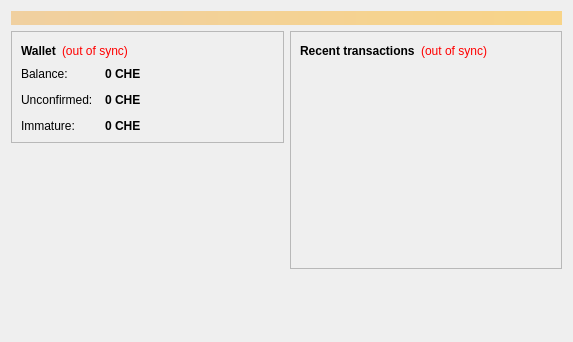
<?xml version="1.0" encoding="UTF-8"?>
<ui version="4.0">
 <class>OverviewPage</class>
 <widget class="QWidget" name="OverviewPage">
  <property name="geometry">
   <rect>
    <x>0</x>
    <y>0</y>
    <width>573</width>
    <height>342</height>
   </rect>
  </property>
  <property name="windowTitle">
   <string>Form</string>
  </property>
  <layout class="QVBoxLayout" name="topLayout">
   <item>
    <widget class="QLabel" name="labelAlerts">
     <property name="visible">
      <bool>false</bool>
     </property>
     <property name="styleSheet">
      <string notr="true">background-color: qlineargradient(x1: 0, y1: 0, x2: 1, y2: 0, stop:0 #F0D0A0, stop:1 #F8D488); color:#000000;</string>
     </property>
     <property name="wordWrap">
      <bool>true</bool>
     </property>
     <property name="margin">
      <number>3</number>
     </property>
    </widget>
   </item>
   <item>
    <layout class="QHBoxLayout" name="horizontalLayout" stretch="1,1">
     <item>
      <layout class="QVBoxLayout" name="verticalLayout_2">
       <item>
        <widget class="QFrame" name="frame">
         <property name="frameShape">
          <enum>QFrame::StyledPanel</enum>
         </property>
         <property name="frameShadow">
          <enum>QFrame::Raised</enum>
         </property>
         <layout class="QVBoxLayout" name="verticalLayout_4">
          <item>
           <layout class="QHBoxLayout" name="horizontalLayout_4">
            <item>
             <widget class="QLabel" name="label_5">
              <property name="font">
               <font>
                <weight>75</weight>
                <bold>true</bold>
               </font>
              </property>
              <property name="text">
               <string>Wallet</string>
              </property>
             </widget>
            </item>
            <item>
             <widget class="QLabel" name="labelWalletStatus">
              <property name="toolTip">
               <string>The displayed information may be out of date. Your wallet automatically synchronizes with the Litecoin network after a connection is established, but this process has not completed yet.</string>
              </property>
              <property name="styleSheet">
               <string notr="true">QLabel { color: red; }</string>
              </property>
              <property name="text">
               <string notr="true">(out of sync)</string>
              </property>
              <property name="alignment">
               <set>Qt::AlignLeading|Qt::AlignLeft|Qt::AlignVCenter</set>
              </property>
             </widget>
            </item>
            <item>
             <spacer name="horizontalSpacer_2">
              <property name="orientation">
               <enum>Qt::Horizontal</enum>
              </property>
              <property name="sizeHint" stdset="0">
               <size>
                <width>40</width>
                <height>20</height>
               </size>
              </property>
             </spacer>
            </item>
           </layout>
          </item>
          <item>
           <layout class="QFormLayout" name="formLayout_2">
            <property name="fieldGrowthPolicy">
             <enum>QFormLayout::AllNonFixedFieldsGrow</enum>
            </property>
            <property name="horizontalSpacing">
             <number>12</number>
            </property>
            <property name="verticalSpacing">
             <number>12</number>
            </property>
            <item row="0" column="0">
             <widget class="QLabel" name="label">
              <property name="text">
               <string>Balance:</string>
              </property>
             </widget>
            </item>
            <item row="0" column="1">
             <widget class="QLabel" name="labelBalance">
              <property name="font">
               <font>
                <weight>75</weight>
                <bold>true</bold>
               </font>
              </property>
              <property name="cursor">
               <cursorShape>IBeamCursor</cursorShape>
              </property>
              <property name="toolTip">
               <string>Your current balance</string>
              </property>
              <property name="text">
               <string notr="true">0 CHE</string>
              </property>
              <property name="textInteractionFlags">
               <set>Qt::LinksAccessibleByMouse|Qt::TextSelectableByKeyboard|Qt::TextSelectableByMouse</set>
              </property>
             </widget>
            </item>
            <item row="1" column="0">
             <widget class="QLabel" name="label_3">
              <property name="text">
               <string>Unconfirmed:</string>
              </property>
             </widget>
            </item>
            <item row="1" column="1">
             <widget class="QLabel" name="labelUnconfirmed">
              <property name="font">
               <font>
                <weight>75</weight>
                <bold>true</bold>
               </font>
              </property>
              <property name="cursor">
               <cursorShape>IBeamCursor</cursorShape>
              </property>
              <property name="toolTip">
               <string>Total of transactions that have yet to be confirmed, and do not yet count toward the current balance</string>
              </property>
              <property name="text">
               <string notr="true">0 CHE</string>
              </property>
              <property name="textInteractionFlags">
               <set>Qt::LinksAccessibleByMouse|Qt::TextSelectableByKeyboard|Qt::TextSelectableByMouse</set>
              </property>
             </widget>
            </item>
            <item row="2" column="0">
             <widget class="QLabel" name="labelImmatureText">
              <property name="text">
               <string>Immature:</string>
              </property>
             </widget>
            </item>
            <item row="2" column="1">
             <widget class="QLabel" name="labelImmature">
              <property name="font">
               <font>
                <weight>75</weight>
                <bold>true</bold>
               </font>
              </property>
              <property name="toolTip">
               <string>Mined balance that has not yet matured</string>
              </property>
              <property name="text">
               <string notr="true">0 CHE</string>
              </property>
              <property name="textInteractionFlags">
               <set>Qt::LinksAccessibleByMouse|Qt::TextSelectableByKeyboard|Qt::TextSelectableByMouse</set>
              </property>
             </widget>
            </item>
           </layout>
          </item>
         </layout>
        </widget>
       </item>
       <item>
        <spacer name="verticalSpacer">
         <property name="orientation">
          <enum>Qt::Vertical</enum>
         </property>
         <property name="sizeHint" stdset="0">
          <size>
           <width>20</width>
           <height>40</height>
          </size>
         </property>
        </spacer>
       </item>
      </layout>
     </item>
     <item>
      <layout class="QVBoxLayout" name="verticalLayout_3">
       <item>
        <widget class="QFrame" name="frame_2">
         <property name="frameShape">
          <enum>QFrame::StyledPanel</enum>
         </property>
         <property name="frameShadow">
          <enum>QFrame::Raised</enum>
         </property>
         <layout class="QVBoxLayout" name="verticalLayout">
          <item>
           <layout class="QHBoxLayout" name="horizontalLayout_2">
            <item>
             <widget class="QLabel" name="label_4">
              <property name="text">
               <string>&lt;b&gt;Recent transactions&lt;/b&gt;</string>
              </property>
             </widget>
            </item>
            <item>
             <widget class="QLabel" name="labelTransactionsStatus">
              <property name="toolTip">
               <string>The displayed information may be out of date. Your wallet automatically synchronizes with the Litecoin network after a connection is established, but this process has not completed yet.</string>
              </property>
              <property name="styleSheet">
               <string notr="true">QLabel { color: red; }</string>
              </property>
              <property name="text">
               <string notr="true">(out of sync)</string>
              </property>
              <property name="alignment">
               <set>Qt::AlignRight|Qt::AlignTrailing|Qt::AlignVCenter</set>
              </property>
             </widget>
            </item>
            <item>
             <spacer name="horizontalSpacer">
              <property name="orientation">
               <enum>Qt::Horizontal</enum>
              </property>
              <property name="sizeHint" stdset="0">
               <size>
                <width>40</width>
                <height>20</height>
               </size>
              </property>
             </spacer>
            </item>
           </layout>
          </item>
          <item>
           <widget class="QListView" name="listTransactions">
            <property name="styleSheet">
             <string notr="true">QListView { background: transparent; }</string>
            </property>
            <property name="frameShape">
             <enum>QFrame::NoFrame</enum>
            </property>
            <property name="verticalScrollBarPolicy">
             <enum>Qt::ScrollBarAlwaysOff</enum>
            </property>
            <property name="horizontalScrollBarPolicy">
             <enum>Qt::ScrollBarAlwaysOff</enum>
            </property>
            <property name="selectionMode">
             <enum>QAbstractItemView::NoSelection</enum>
            </property>
           </widget>
          </item>
         </layout>
        </widget>
       </item>
       <item>
        <spacer name="verticalSpacer_2">
         <property name="orientation">
          <enum>Qt::Vertical</enum>
         </property>
         <property name="sizeHint" stdset="0">
          <size>
           <width>20</width>
           <height>40</height>
          </size>
         </property>
        </spacer>
       </item>
      </layout>
     </item>
    </layout>
   </item>
  </layout>
 </widget>
 <resources/>
 <connections/>
</ui>
